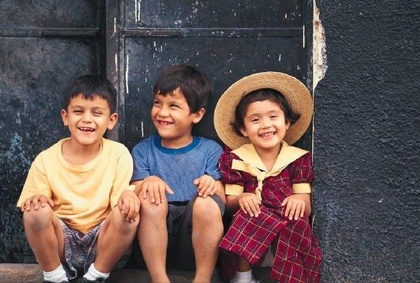
%> input picture 6th_sem/MATLAB/AN SIr till 27-Mar-2018/Copy_of_Copy_of_image1.JPG, 420 x 283 px, shrunk from 600 x 404 before the run
$ octave q1as4.m   (GNU Octave 9; MATLAB toolbox functions it lacks are replaced by stand-ins)
%> lines starting %> are read from the running program, lines starting %| are printed output that depends on the picture; in (x1, y1, x2, y2) boxes, pixels count from 0 and x2, y2 are one past the last pixel; in counts of white or black regions, pixels touching at a corner belong together; the program's own positions count from 1
%q1as4.m : Write a program in MATLAB to split a RGB image to 3 equal parts.
%Chanege the color of middle portion to Gray scale and the bottom portion
%to B/W. Club 3 portions and then add Black border in the clubbed image.
%Display modified image and save the modified image to some output file.
clc;
close all;
clear all;
file1=input('\nEnter Input RGB image File name=','s');
%> the answer given: Copy_of_Copy_of_image1.JPG
file2=input('Enter out  image File name=','s');
%> the answer given: NAME.jpg
x=imread(file1);
%> x is the input picture: size 283x420x3 uint8; mean R, G, B 101.5, 86.4, 85.3
[r,c,d]=size(x);
%> r = 283; c = 420; d = 3
r1=fix(r/3);
%> r1 = 94
r2=r-2*r1;
%> r2 = 95
% To extract 3 portions of input image
y1(1:r1,1:c,1:d)=x(1:r1,1:c,1:d); % 1/3rd portion of image
y2(1:r1,1:c,1:d)=x(r1+1:2*r1,1:c,1:d); % 2nd 1/3rd portion of image
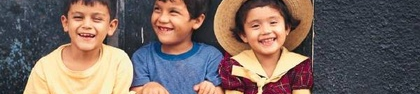
%> y2: size 94x420x3 uint8; mean R, G, B 120.3, 104.1, 98.6
y3(1:r2,1:c,1:d)=x(2*r1+1:r,1:c,1:d); % last 1/3rd portion of image
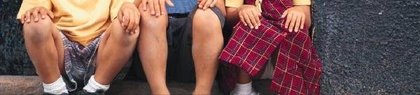
%> y3: size 95x420x3 uint8; mean R, G, B 118.1, 86.5, 82.6

% To convert 2nd and 3rd portion of the image to gray scale
y2g(1:r1,1:c,1)=.2987*y2(1:r1,1:c,1)+.587*y2(1:r1,1:c,2)+.114*y2(1:r1,1:c,3);
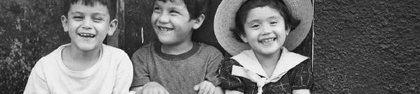
%> y2g: size 94x420 uint8; min 10, max 254, mean 108.3
y3g(1:r2,1:c,1)=.2987*y3(1:r2,1:c,1)+.587*y3(1:r2,1:c,2)+.114*y3(1:r2,1:c,3);
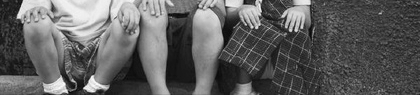
%> y3g: size 95x420 uint8; min 2, max 250, mean 95.5

%To convert 3rd portion of the image to B/W
    for i=1:r2
        for j=1:c
            if y3g(i,j,1) >=127
                y3b(i,j,1)=255;
            else
                y3b(i,j,1)=0;
            end
        end
    end
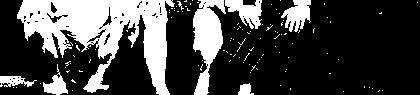
%> y3b: size 95x420 double; 27.5% white; 113 white regions (105 under 20 px), largest, box (x1, y1, x2, y2) and area: (17, 0, 175, 95) 7091, (193, 0, 226, 95) 1731, (225, 0, 262, 29) 598

    %To club 3 portions of the image
    yfinal=y1; % To copy y1 to yfinal
    % To copy y2g to yfinal
    yfinal(r1+1:2*r1,1:c,1)=y2g(1:r1,1:c,1);
    yfinal(r1+1:2*r1,1:c,2)=y2g(1:r1,1:c,1);
    yfinal(r1+1:2*r1,1:c,3)=y2g(1:r1,1:c,1);
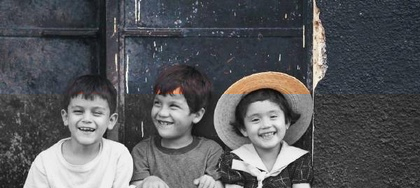
%> yfinal: size 188x420x3 uint8; mean R, G, B 87.1, 88.4, 91.6
    %To copy y3b to yfinal
    yfinal(2*r1+1:r,1:c,1)=y3b(1:r2,1:c,1);
%> yfinal: size 283x420x3 uint8
    yfinal(2*r1+1:r,1:c,2)=y3b(1:r2,1:c,1);
    yfinal(2*r1+1:r,1:c,3)=y3b(1:r2,1:c,1);


    % To copy modified image to yf without border
    yf(11:r+10,11:c+10,1:d)=yfinal(1:r,1:c,1:d);

    % To add border on top position
    for i=1:3
    yf(1:10,1:c+20,1:i)=0;
    end
%> yf: size 293x440x3 uint8
    % To add boder on bottom position
    for i=1:3
        yf(r+11:r+20,1:c+20,i)=0;
    end
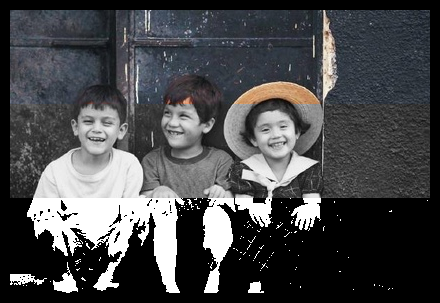
%> yf: size 303x440x3 uint8; mean R, G, B 72.5, 73.3, 75.2
    %To add border on LHS
    for i=1:3
        yf(11:r+10,1:10,i)=0;
    end
    %To add border on RHS
    for i=1:3
        yf(11:r+10,c+11:c+20,i)=0;
    end
    imshow(yf); % To display modified image with border
    imwrite(yf,file2); % To save modified image with border.
